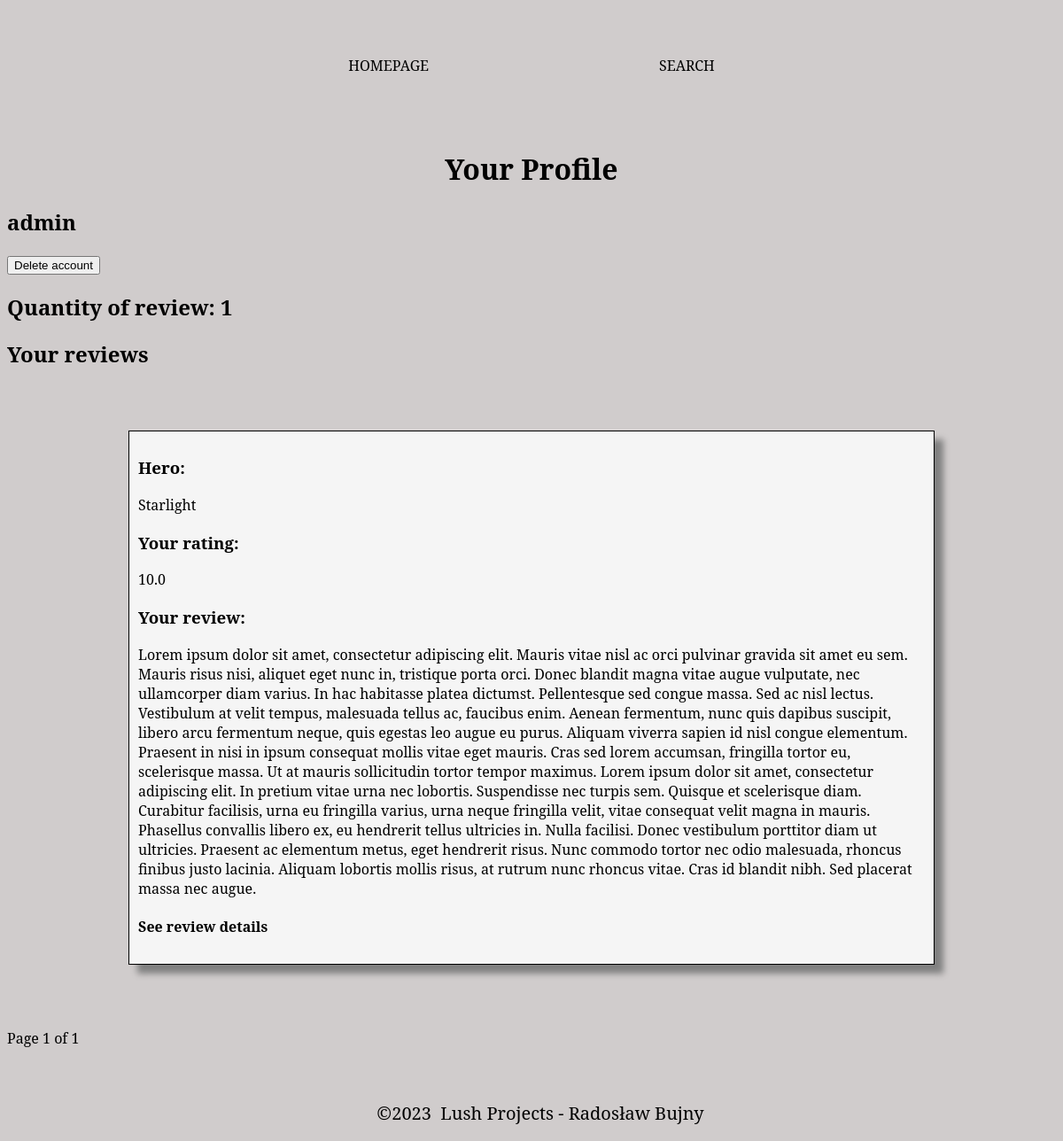
Page /account/myprofile/admin (signed in) on the committed database.
### Reviews/models.py (models this page shows, shortened)
class Review(models.Model):
    name = models.CharField(max_length=50)
    rating = models.FloatField(default=1, validators=[
            MaxValueValidator(10),
            MinValueValidator(1)
        ])
    text = models.TextField()
    hero = models.ManyToManyField(Hero, blank=False)

class Hero(models.Model):
    class Meta:
        verbose_name_plural = "Heroes"
    name = models.CharField(max_length=100)
    real_name = models.CharField(max_length=100)
    img = models.ImageField(upload_to='images')
    superpowers = models.TextField()
    desc = models.TextField()
    universe = models.ForeignKey(Universe, on_delete=models.CASCADE)
    quantity = models.IntegerField(default=0)
    numbers = models.IntegerField(default=0)
    def __str__(self):
        if self.numbers != 0:
            return f"{self.name}"
        else:
            return f"{self.name}"

### Users/views.py (the view, shortened to what this page needs)
@login_required(login_url="login")
def myProfile(request, username):
    if username == request.user.username:
        review_list = Review.objects.filter(name=username)
        p = Paginator(review_list, 10)
        page = request.GET.get('page')
        reviews = p.get_page(page)
        context = {
            "username": username,
            "reviews": reviews,
            "counter": review_list.count()
        }
        return render(request, 'Users/myprofile.html', context)
    else:
        return render(request, "Users/notYourProfile.html", {
            'username': request.user.username
        })

### Users/templates/Users/myprofile.html (shortened to what this page needs)
{% extends 'Reviews/base.html' %}
{% load static %}
{% block site_styles %}
    <link rel="stylesheet" href="{% static 'Users/styles/myprofile.css' %}">
{% endblock %}
{% block header %}<h1>Your Profile</h1> {% endblock %}
{% block main %}
    <div class="acc-info">
    <h2>{{ username }}</h2>
        <form method="POST" action="" onsubmit="return areYouSure()">
            <button type="submit">Delete account</button>
        </form>
    <h2>Quantity of review: {{ counter }}</h2>
    </div>
    <h2>Your reviews</h2>
    <div class="reviews">
    {% for review in reviews %}
        <div class="review">
        <h3>Hero: </h3>{{ review.hero.get }}
            <h3>Your rating:</h3>
            {{ review.rating }}
        <br>
            <h3>Your review: </h3>
        {{ review.text }}
        <br>
            <a href="{% url 'rev' review.id %}"><h4>See review details</h4></a>
        </div>
        <br>
    {% endfor %}
    </div>
    <div class="pagination">
    Page {{ reviews.number }} of {{ reviews.paginator.num_pages }}
        </div>
{% endblock %}

### Reviews/static/Reviews/styles/base.css (style rules this page uses)
body { background-color: #d0cccc; font-family: 'Noto Serif', serif; font-size: 16px; }
a { text-decoration: none; color: black; }
h1 { text-align: center; }

### Users/static/Users/styles/myprofile.css (style rules this page uses)
h1 { text-align: center; }
.review { border: 1px solid black; box-shadow: 10px 10px 7px gray; background-color: #f5f5f5; margin-top: 50px; padding: 10px; width: 75%; word-wrap: break-word; }
.reviews { display: flex; justify-content: center; align-items: center; flex-direction: column; }
.pagination { margin-top: 50px; }

### rows in the picture
Review: hero.get "Starlight", rating "10.0", text "Lorem ipsum dolor sit amet, consectetur adipiscing elit. Mauris vitae nisl ac orci pulvinar gravida sit amet eu sem. Mauris risus nisi, aliquet eget nunc in, tristique porta orci. Donec blandit magna vitae augue vulputate, nec ullamcorper diam varius. In hac habitasse platea dictumst. Pellentesque sed congue massa. Sed ac nisl lectus. Vestibulum at velit tempus, malesuada tellus ac, faucibus enim. Aenean fermentum, nunc quis dapibus suscipit, libero arcu fermentum neque, quis egestas leo augue eu purus. Aliquam viverra sapien id nisl congue elementum. Praesent in nisi in ipsum consequat mollis vitae eget mauris. Cras sed lorem accumsan, fringilla tortor eu, scelerisque massa. Ut at mauris…"

### other values in the picture
{{ username }} "admin"
{{ counter }} "1"
{{ reviews.number }} "1"
{{ reviews.paginator.num_pages }} "1"
